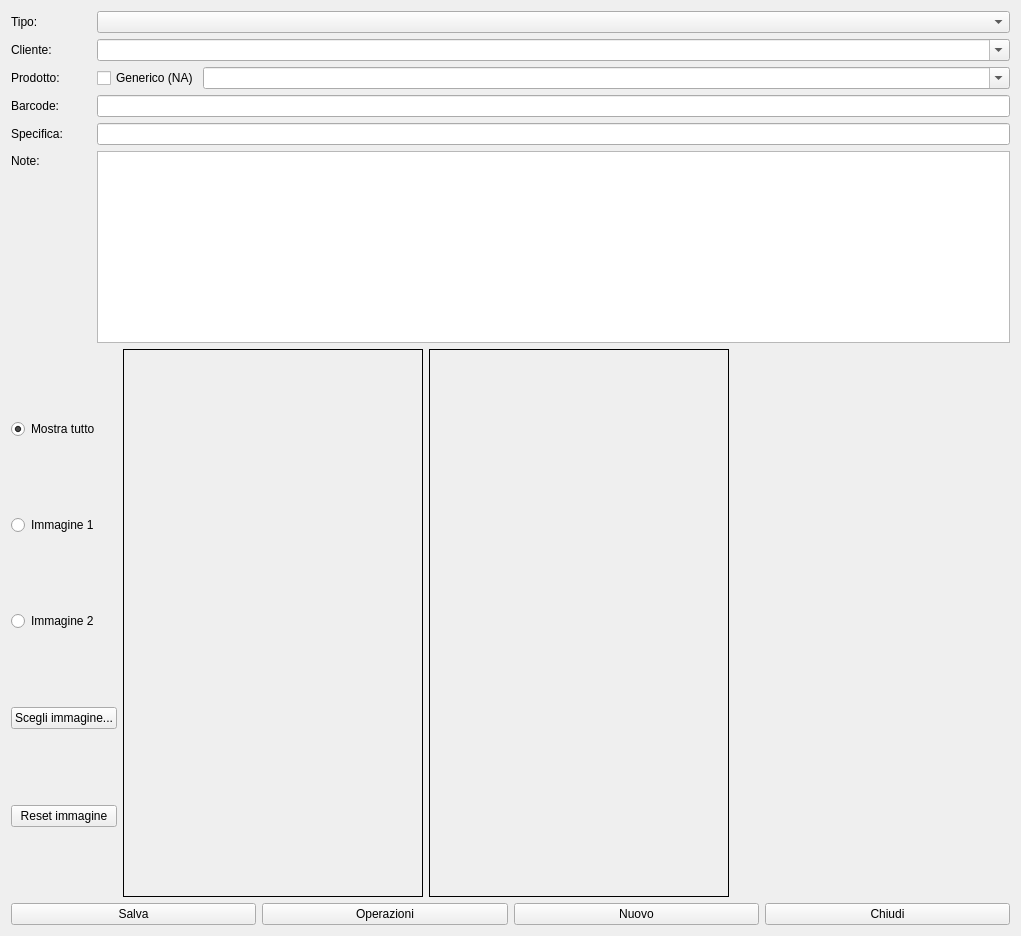
<?xml version="1.0" encoding="UTF-8"?>
<ui version="4.0">
 <class>FTagsMov</class>
 <widget class="QWidget" name="FTagsMov">
  <property name="windowModality">
   <enum>Qt::ApplicationModal</enum>
  </property>
  <property name="geometry">
   <rect>
    <x>0</x>
    <y>0</y>
    <width>1021</width>
    <height>936</height>
   </rect>
  </property>
  <property name="minimumSize">
   <size>
    <width>0</width>
    <height>0</height>
   </size>
  </property>
  <property name="windowTitle">
   <string>Definizioni</string>
  </property>
  <property name="windowIcon">
   <iconset resource="resources.qrc">
    <normaloff>:/resources/icons/7627459_app_tools_logo_apple_reminders_icon.png</normaloff>:/resources/icons/7627459_app_tools_logo_apple_reminders_icon.png</iconset>
  </property>
  <layout class="QVBoxLayout" name="verticalLayout_2">
   <item>
    <layout class="QHBoxLayout" name="horizontalLayout_7">
     <item>
      <widget class="QLabel" name="label_2">
       <property name="minimumSize">
        <size>
         <width>80</width>
         <height>0</height>
        </size>
       </property>
       <property name="maximumSize">
        <size>
         <width>80</width>
         <height>16777215</height>
        </size>
       </property>
       <property name="text">
        <string>Tipo:</string>
       </property>
      </widget>
     </item>
     <item>
      <widget class="QComboBox" name="cbTipo">
       <property name="editable">
        <bool>false</bool>
       </property>
      </widget>
     </item>
    </layout>
   </item>
   <item>
    <layout class="QHBoxLayout" name="horizontalLayout_6">
     <item>
      <widget class="QLabel" name="label_4">
       <property name="minimumSize">
        <size>
         <width>80</width>
         <height>0</height>
        </size>
       </property>
       <property name="maximumSize">
        <size>
         <width>80</width>
         <height>16777215</height>
        </size>
       </property>
       <property name="text">
        <string>Cliente:</string>
       </property>
      </widget>
     </item>
     <item>
      <widget class="QComboBox" name="cbClienti">
       <property name="editable">
        <bool>true</bool>
       </property>
      </widget>
     </item>
    </layout>
   </item>
   <item>
    <layout class="QHBoxLayout" name="horizontalLayout_5">
     <item>
      <widget class="QLabel" name="label_5">
       <property name="minimumSize">
        <size>
         <width>80</width>
         <height>0</height>
        </size>
       </property>
       <property name="maximumSize">
        <size>
         <width>80</width>
         <height>16777215</height>
        </size>
       </property>
       <property name="text">
        <string>Prodotto:</string>
       </property>
      </widget>
     </item>
     <item>
      <widget class="QCheckBox" name="cbGenericProduct">
       <property name="maximumSize">
        <size>
         <width>100</width>
         <height>16777215</height>
        </size>
       </property>
       <property name="text">
        <string>Generico (NA)</string>
       </property>
      </widget>
     </item>
     <item>
      <widget class="QComboBox" name="cbProdotto">
       <property name="editable">
        <bool>true</bool>
       </property>
      </widget>
     </item>
    </layout>
   </item>
   <item>
    <layout class="QHBoxLayout" name="horizontalLayout_4">
     <item>
      <widget class="QLabel" name="label">
       <property name="minimumSize">
        <size>
         <width>80</width>
         <height>0</height>
        </size>
       </property>
       <property name="maximumSize">
        <size>
         <width>80</width>
         <height>16777215</height>
        </size>
       </property>
       <property name="text">
        <string>Barcode:</string>
       </property>
      </widget>
     </item>
     <item>
      <widget class="QLineEdit" name="leBarcode">
       <property name="maxLength">
        <number>13</number>
       </property>
      </widget>
     </item>
    </layout>
   </item>
   <item>
    <layout class="QHBoxLayout" name="horizontalLayout_3">
     <item>
      <widget class="QLabel" name="label_3">
       <property name="minimumSize">
        <size>
         <width>80</width>
         <height>0</height>
        </size>
       </property>
       <property name="maximumSize">
        <size>
         <width>80</width>
         <height>16777215</height>
        </size>
       </property>
       <property name="text">
        <string>Specifica:</string>
       </property>
      </widget>
     </item>
     <item>
      <widget class="QLineEdit" name="leSpecifica">
       <property name="maxLength">
        <number>10</number>
       </property>
      </widget>
     </item>
    </layout>
   </item>
   <item>
    <layout class="QGridLayout" name="gridLayout"/>
   </item>
   <item>
    <layout class="QFormLayout" name="formLayout">
     <item row="0" column="0">
      <widget class="QLabel" name="label_6">
       <property name="sizePolicy">
        <sizepolicy hsizetype="Preferred" vsizetype="Fixed">
         <horstretch>0</horstretch>
         <verstretch>0</verstretch>
        </sizepolicy>
       </property>
       <property name="minimumSize">
        <size>
         <width>80</width>
         <height>20</height>
        </size>
       </property>
       <property name="maximumSize">
        <size>
         <width>16777215</width>
         <height>20</height>
        </size>
       </property>
       <property name="text">
        <string>Note:</string>
       </property>
      </widget>
     </item>
     <item row="0" column="1">
      <widget class="QTextEdit" name="teNote">
       <property name="sizePolicy">
        <sizepolicy hsizetype="Preferred" vsizetype="Fixed">
         <horstretch>0</horstretch>
         <verstretch>0</verstretch>
        </sizepolicy>
       </property>
       <property name="minimumSize">
        <size>
         <width>0</width>
         <height>0</height>
        </size>
       </property>
       <property name="maximumSize">
        <size>
         <width>16777215</width>
         <height>16777215</height>
        </size>
       </property>
       <property name="baseSize">
        <size>
         <width>0</width>
         <height>100</height>
        </size>
       </property>
       <property name="autoFillBackground">
        <bool>false</bool>
       </property>
      </widget>
     </item>
    </layout>
   </item>
   <item>
    <layout class="QHBoxLayout" name="horizontalLayout_8">
     <item>
      <layout class="QHBoxLayout" name="horizontalLayout_2">
       <item>
        <layout class="QVBoxLayout" name="verticalLayout">
         <property name="sizeConstraint">
          <enum>QLayout::SetMinimumSize</enum>
         </property>
         <item>
          <widget class="QRadioButton" name="rbAll">
           <property name="sizePolicy">
            <sizepolicy hsizetype="Preferred" vsizetype="Fixed">
             <horstretch>0</horstretch>
             <verstretch>0</verstretch>
            </sizepolicy>
           </property>
           <property name="minimumSize">
            <size>
             <width>100</width>
             <height>0</height>
            </size>
           </property>
           <property name="maximumSize">
            <size>
             <width>130</width>
             <height>16777215</height>
            </size>
           </property>
           <property name="text">
            <string>Mostra tutto</string>
           </property>
           <property name="checked">
            <bool>true</bool>
           </property>
          </widget>
         </item>
         <item>
          <widget class="QRadioButton" name="rb1">
           <property name="sizePolicy">
            <sizepolicy hsizetype="Preferred" vsizetype="Fixed">
             <horstretch>0</horstretch>
             <verstretch>0</verstretch>
            </sizepolicy>
           </property>
           <property name="minimumSize">
            <size>
             <width>100</width>
             <height>0</height>
            </size>
           </property>
           <property name="maximumSize">
            <size>
             <width>130</width>
             <height>16777215</height>
            </size>
           </property>
           <property name="text">
            <string>Immagine 1</string>
           </property>
           <property name="checked">
            <bool>false</bool>
           </property>
          </widget>
         </item>
         <item>
          <widget class="QRadioButton" name="rb2">
           <property name="sizePolicy">
            <sizepolicy hsizetype="Preferred" vsizetype="Fixed">
             <horstretch>0</horstretch>
             <verstretch>0</verstretch>
            </sizepolicy>
           </property>
           <property name="minimumSize">
            <size>
             <width>100</width>
             <height>0</height>
            </size>
           </property>
           <property name="maximumSize">
            <size>
             <width>130</width>
             <height>16777215</height>
            </size>
           </property>
           <property name="text">
            <string>Immagine 2</string>
           </property>
           <property name="checked">
            <bool>false</bool>
           </property>
          </widget>
         </item>
         <item>
          <widget class="QPushButton" name="pbChooseImage">
           <property name="sizePolicy">
            <sizepolicy hsizetype="Preferred" vsizetype="Fixed">
             <horstretch>0</horstretch>
             <verstretch>0</verstretch>
            </sizepolicy>
           </property>
           <property name="maximumSize">
            <size>
             <width>130</width>
             <height>16777215</height>
            </size>
           </property>
           <property name="text">
            <string>Scegli immagine...</string>
           </property>
           <property name="icon">
            <iconset resource="resources.qrc">
             <normaloff>:/resources/icons/7898565_refresh_globe_icon.png</normaloff>:/resources/icons/7898565_refresh_globe_icon.png</iconset>
           </property>
           <property name="iconSize">
            <size>
             <width>32</width>
             <height>32</height>
            </size>
           </property>
          </widget>
         </item>
         <item>
          <widget class="QPushButton" name="pbReset">
           <property name="text">
            <string>Reset immagine</string>
           </property>
           <property name="icon">
            <iconset resource="resources.qrc">
             <normaloff>:/resources/icons/7898564_play_bookmarks_icon.png</normaloff>:/resources/icons/7898564_play_bookmarks_icon.png</iconset>
           </property>
           <property name="iconSize">
            <size>
             <width>32</width>
             <height>32</height>
            </size>
           </property>
          </widget>
         </item>
        </layout>
       </item>
       <item>
        <widget class="QLabel" name="lbImage1">
         <property name="sizePolicy">
          <sizepolicy hsizetype="Expanding" vsizetype="Expanding">
           <horstretch>0</horstretch>
           <verstretch>0</verstretch>
          </sizepolicy>
         </property>
         <property name="minimumSize">
          <size>
           <width>300</width>
           <height>300</height>
          </size>
         </property>
         <property name="frameShape">
          <enum>QFrame::Box</enum>
         </property>
         <property name="text">
          <string/>
         </property>
         <property name="scaledContents">
          <bool>true</bool>
         </property>
        </widget>
       </item>
       <item>
        <widget class="QLabel" name="lbImage2">
         <property name="sizePolicy">
          <sizepolicy hsizetype="Expanding" vsizetype="Expanding">
           <horstretch>0</horstretch>
           <verstretch>0</verstretch>
          </sizepolicy>
         </property>
         <property name="minimumSize">
          <size>
           <width>300</width>
           <height>300</height>
          </size>
         </property>
         <property name="frameShape">
          <enum>QFrame::Box</enum>
         </property>
         <property name="text">
          <string/>
         </property>
         <property name="scaledContents">
          <bool>true</bool>
         </property>
        </widget>
       </item>
      </layout>
     </item>
     <item>
      <spacer name="horizontalSpacer">
       <property name="orientation">
        <enum>Qt::Horizontal</enum>
       </property>
       <property name="sizeHint" stdset="0">
        <size>
         <width>40</width>
         <height>20</height>
        </size>
       </property>
      </spacer>
     </item>
    </layout>
   </item>
   <item>
    <layout class="QHBoxLayout" name="horizontalLayout">
     <item>
      <widget class="QPushButton" name="pbSave">
       <property name="text">
        <string>Salva</string>
       </property>
       <property name="icon">
        <iconset resource="resources.qrc">
         <normaloff>:/resources/icons/8712817_tick_iso_premium_icon.png</normaloff>:/resources/icons/8712817_tick_iso_premium_icon.png</iconset>
       </property>
       <property name="iconSize">
        <size>
         <width>32</width>
         <height>32</height>
        </size>
       </property>
      </widget>
     </item>
     <item>
      <widget class="QPushButton" name="pbMov">
       <property name="enabled">
        <bool>true</bool>
       </property>
       <property name="text">
        <string>Operazioni</string>
       </property>
       <property name="icon">
        <iconset resource="resources.qrc">
         <normaloff>:/resources/icons/8712785_tool_iso_premium_icon.png</normaloff>:/resources/icons/8712785_tool_iso_premium_icon.png</iconset>
       </property>
       <property name="iconSize">
        <size>
         <width>32</width>
         <height>32</height>
        </size>
       </property>
      </widget>
     </item>
     <item>
      <widget class="QPushButton" name="pbNew">
       <property name="text">
        <string>Nuovo</string>
       </property>
       <property name="icon">
        <iconset resource="resources.qrc">
         <normaloff>:/resources/icons/8721738_add_plus_+_icon.png</normaloff>:/resources/icons/8721738_add_plus_+_icon.png</iconset>
       </property>
       <property name="iconSize">
        <size>
         <width>32</width>
         <height>32</height>
        </size>
       </property>
      </widget>
     </item>
     <item>
      <widget class="QPushButton" name="pbClose">
       <property name="text">
        <string>Chiudi</string>
       </property>
       <property name="icon">
        <iconset resource="resources.qrc">
         <normaloff>:/resources/icons/Actions-window-close-icon.png</normaloff>:/resources/icons/Actions-window-close-icon.png</iconset>
       </property>
       <property name="iconSize">
        <size>
         <width>32</width>
         <height>32</height>
        </size>
       </property>
      </widget>
     </item>
    </layout>
   </item>
  </layout>
 </widget>
 <resources>
  <include location="resources.qrc"/>
 </resources>
 <connections/>
</ui>
